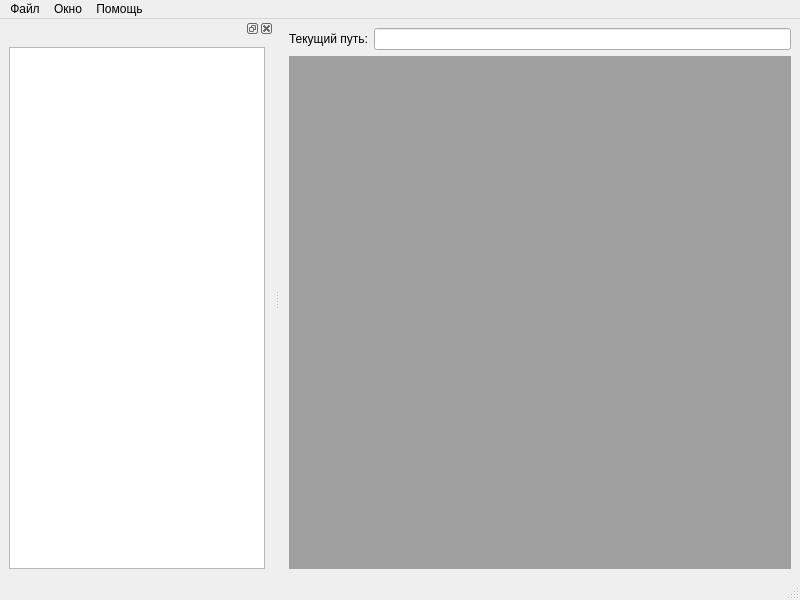
<?xml version="1.0" encoding="UTF-8"?>
<ui version="4.0">
 <class>MainWindow</class>
 <widget class="QMainWindow" name="MainWindow">
  <property name="geometry">
   <rect>
    <x>0</x>
    <y>0</y>
    <width>800</width>
    <height>600</height>
   </rect>
  </property>
  <property name="windowTitle">
   <string>Текстовый редактор</string>
  </property>
  <widget class="QWidget" name="centralwidget">
   <layout class="QHBoxLayout" name="horizontalLayout">
    <item>
     <layout class="QVBoxLayout" name="verticalLayout_3">
      <item>
       <layout class="QHBoxLayout" name="horizontalLayout_3">
        <item>
         <widget class="QLabel" name="labelCurPath">
          <property name="text">
           <string>Текущий путь:</string>
          </property>
         </widget>
        </item>
        <item>
         <widget class="QLineEdit" name="lineEditCurPath">
          <property name="enabled">
           <bool>true</bool>
          </property>
          <property name="mouseTracking">
           <bool>false</bool>
          </property>
          <property name="readOnly">
           <bool>true</bool>
          </property>
         </widget>
        </item>
       </layout>
      </item>
      <item>
       <layout class="QHBoxLayout" name="horizontalLayout_2" stretch="0">
        <item>
         <widget class="QMdiArea" name="mdiArea"/>
        </item>
       </layout>
      </item>
     </layout>
    </item>
   </layout>
  </widget>
  <widget class="QMenuBar" name="menubar">
   <property name="geometry">
    <rect>
     <x>0</x>
     <y>0</y>
     <width>800</width>
     <height>21</height>
    </rect>
   </property>
   <property name="mouseTracking">
    <bool>false</bool>
   </property>
   <widget class="QMenu" name="mFile">
    <property name="title">
     <string>Файл</string>
    </property>
    <addaction name="mOpen"/>
    <addaction name="mOpenReadOnly"/>
    <addaction name="mSave"/>
    <addaction name="mSaveAs"/>
    <addaction name="separator"/>
    <addaction name="mPrint"/>
    <addaction name="separator"/>
    <addaction name="mExit"/>
   </widget>
   <widget class="QMenu" name="mHelp">
    <property name="title">
     <string>Помощь</string>
    </property>
    <addaction name="mReference"/>
    <addaction name="mSettings"/>
   </widget>
   <widget class="QMenu" name="openWindows">
    <property name="title">
     <string>Окно</string>
    </property>
    <addaction name="minSub"/>
    <addaction name="maxSub"/>
    <addaction name="cascadeSub"/>
    <addaction name="tileSub"/>
    <addaction name="separator"/>
   </widget>
   <addaction name="mFile"/>
   <addaction name="openWindows"/>
   <addaction name="mHelp"/>
  </widget>
  <widget class="QStatusBar" name="statusbar"/>
  <widget class="QDockWidget" name="dockWidget">
   <attribute name="dockWidgetArea">
    <number>1</number>
   </attribute>
   <widget class="QWidget" name="dockWidgetContents_2">
    <layout class="QHBoxLayout" name="horizontalLayout_4">
     <item>
      <widget class="QTreeView" name="treeView">
       <property name="sizePolicy">
        <sizepolicy hsizetype="Expanding" vsizetype="Expanding">
         <horstretch>0</horstretch>
         <verstretch>0</verstretch>
        </sizepolicy>
       </property>
       <property name="font">
        <font>
         <pointsize>10</pointsize>
        </font>
       </property>
       <attribute name="headerVisible">
        <bool>true</bool>
       </attribute>
      </widget>
     </item>
    </layout>
   </widget>
  </widget>
  <action name="mSave">
   <property name="text">
    <string>Сохранить</string>
   </property>
   <property name="statusTip">
    <string>Сохранить файл</string>
   </property>
  </action>
  <action name="mOpen">
   <property name="text">
    <string>Открыть</string>
   </property>
   <property name="toolTip">
    <string>Открыть</string>
   </property>
   <property name="statusTip">
    <string>Открыть текстовый файл</string>
   </property>
  </action>
  <action name="mSaveAs">
   <property name="text">
    <string>Сохранить как...</string>
   </property>
   <property name="statusTip">
    <string>Сохранить файл под другим именем</string>
   </property>
  </action>
  <action name="mExit">
   <property name="text">
    <string>Выход</string>
   </property>
   <property name="statusTip">
    <string>Выход из приложения</string>
   </property>
  </action>
  <action name="mReference">
   <property name="text">
    <string>Справка</string>
   </property>
   <property name="statusTip">
    <string>Справка по программе</string>
   </property>
   <property name="shortcut">
    <string>Ctrl+C</string>
   </property>
  </action>
  <action name="mOpenReadOnly">
   <property name="text">
    <string>Открыть только для чтения</string>
   </property>
   <property name="statusTip">
    <string>Открыть файл только для чтения</string>
   </property>
  </action>
  <action name="mSettings">
   <property name="text">
    <string>Настройки</string>
   </property>
   <property name="statusTip">
    <string>Настройки программы</string>
   </property>
  </action>
  <action name="mPrint">
   <property name="text">
    <string>Печать</string>
   </property>
   <property name="statusTip">
    <string>Распечатать файл</string>
   </property>
  </action>
  <action name="minSub">
   <property name="text">
    <string>Свернуть все окна</string>
   </property>
  </action>
  <action name="maxSub">
   <property name="text">
    <string>Восстановить все окна</string>
   </property>
  </action>
  <action name="cascadeSub">
   <property name="text">
    <string>Расположить каскадом</string>
   </property>
  </action>
  <action name="tileSub">
   <property name="text">
    <string>Расположить плиткой</string>
   </property>
  </action>
 </widget>
 <resources/>
 <connections/>
</ui>
